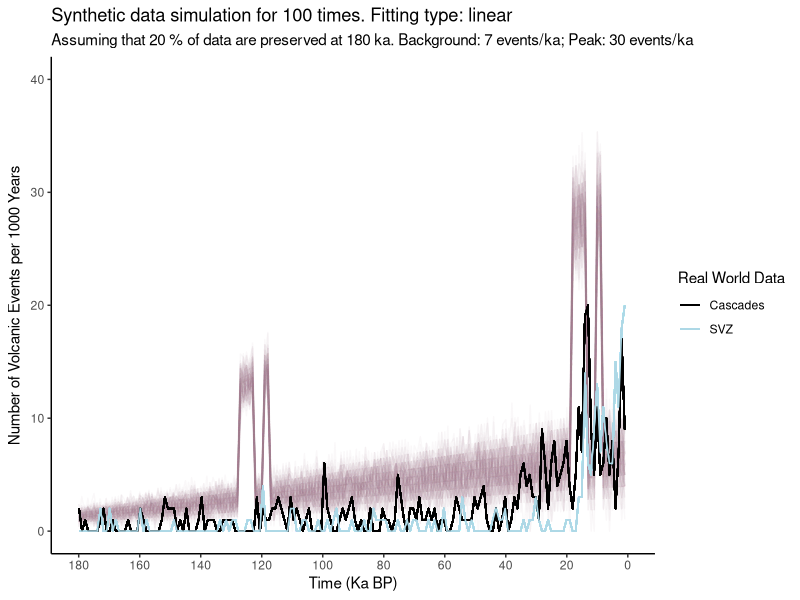

The R script that drew this image:
## ---- chunk 1
knitr::opts_chunk$set(echo = TRUE, warning=FALSE, message=FALSE)

## ---- chunk 2
synthetic_gen <- function(background, background_sd, peak, peak_sd, ar_uncertainty, degla1_begin, degla1_end, degla2_begin, degla2_end, small, gap){
  
  bg <- background
  pk <- peak
  bgsd <- background_sd
  pksd <- peak_sd
  t1 <- degla1_begin
  t2 <- degla1_end
  t3 <- degla2_begin
  t4 <- degla2_end
  gap <- as.integer(gap)
  
  library(ggplot2)
  
  # Initiating a new data.frame for the synthetic data
  syn <- data.frame(ka = c(1:180))
  syn$yearsBP <- NA
  for (i in 1:nrow(syn)){
    syn$yearsBP[i] <- syn$ka[i] * 1000
  }
  
  # Generating the synthetic data
  # method:
  # 1) Background noise = 5 +/- 4;
  #    The variation is based on the normal distribution
  #    using rnorm(1, mean=5, sd=2) function with as.integer()function
  #    which is: as.integer(rnorm(1, mean=5, sd=2))
  # 2) Peaks at interglacial periods:
  #    when ka -> (14, 18) OR (123, 127)
  # 3) Data at peaks = 30 +/- 5
  #    which is: as.integer(rnorm(1, mean=30, sd=2.5))
  syn$events <- NA
  
  if(small==1){
      for (i in 1:nrow(syn)){
        if(isTRUE(i>=t4 && i<=t3) || isTRUE(i>=t2 && i<=t1)){
            syn$events[i] <- as.integer(rnorm(1, mean=pk, sd=pksd))
            if(syn$events[i] < 0){
              syn$events[i] <- 0
            }
        } else if(isTRUE(i>=(t4-gap) && i<=(t4-gap+1)) || isTRUE(i>=(t2-gap) && i<=(t2-gap+1))){
            syn$events[i] <- as.integer(rnorm(1, mean=pk, sd=pksd))
            if(syn$events[i] < 0){
              syn$events[i] <- 0
            }
        } else {
            syn$events[i] <- as.integer(rnorm(1, mean=bg, sd=bgsd))
            if(syn$events[i] < 0){
              syn$events[i] <- 0
            }
        }
    }
  } else {
    for (i in 1:nrow(syn)){
        if(isTRUE(i>=t4 && i<=t3) || isTRUE(i>=t2 && i<=t1)){
            syn$events[i] <- as.integer(rnorm(1, mean=pk, sd=2.5))
            if(syn$events[i] < 0){
              syn$events[i] <- 0
            }
        } else {
            syn$events[i] <- as.integer(rnorm(1, mean=bg, sd=2))
            if(syn$events[i] < 0){
              syn$events[i] <- 0
            }
        }
    }
  }
  
  # generating temporal uncertainty up to 10% for Argon dating
  for (i in 2:(nrow(syn)-1)){
    x <- runif(1,0,1)
    if(x < ar_uncertainty/2){
      syn$events[i-1] <- syn$events[i-1] * (1 + ar_uncertainty/2)
      syn$events[i] <-  syn$events[i] * (1 - ar_uncertainty/2)
      if(syn$events[i] < 0){
        syn$events[i] <- 0
      }
    } else if (x > (1 - ar_uncertainty/2)) {
      syn$events[i] <- syn$events[i] * (1 + ar_uncertainty/2)
      syn$events[i+1] <-  syn$events[i+1] * (1 - ar_uncertainty/2)
      if(syn$events[i+1] < 0){
        syn$events[i+1] <- 0
      }
    }
  }
  
  
  # plot to see the synthetic data
  
  plot <- ggplot()+
    geom_line(data=syn, aes(x=syn$ka, y=syn$events))+
    scale_x_reverse(limits = c(180, 0),breaks = scales::pretty_breaks(n = 18)) +
    ggtitle("Synthetic data") +
    theme(panel.grid.major = element_blank(), panel.grid.minor = element_blank(),
          panel.background = element_blank(), axis.line = element_line(colour = "black"))+
    labs(y = "Events",
         x = "Ka")
  
  plot
  
  return(syn)
}

## ---- chunk 3
mc_syn <- function(type, p, run, background, background_sd, peak, peak_sd, ar_uncertainty, degla1_begin, degla1_end, degla2_begin, degla2_end, small, gap, plot){
  
  require(stringdist)
  
  #df <- syn
  #p <- 0.1
  #run <- 100
  
  
  bg <- background
  pk <- peak
  bgsd <- background_sd
  pksd <- peak_sd
  t1 <- degla1_begin
  t2 <- degla1_end
  t3 <- degla2_begin
  t4 <- degla2_end
  #type <-"linear"
  cascades<-read.csv(file="realData/cascades_simp.csv", header=TRUE, sep=",")
  svz<-read.csv(file="realData/svz_simp.csv", header=TRUE, sep=",")
  
  # Initiating the output data frame
  output <- data.frame(ka = c(1:180))
  
  if(type %in% "linear"){
    
    for(mc in 1:run){
      # generate a new synthetic dataset
      df <- synthetic_gen(bg, bgsd, pk, pksd, ar_uncertainty, t1, t2, t3, t4, small, gap)
      
      # calculate the number of events preserved in each time period
      output$nextrun <- NA
      df$prob <- NA
      
      # In the linear case, the fitting curve y = kx + b passes through (0,1) and (180, p)
      # Therefore:
      # b = 1 and 180k + 1 = p
      # solve: k = (p-1)/180
      # And the curve is: y = (p-1) * x / 180 + 1 where y is the prob and x is ka
      # And the number of preserved events is y * df$events[i]
      
      for (i in 1:nrow(output)){
        df$prob[i] <- (p-1) * df$ka[i] / 180 + 1
        output$nextrun[i] <- ((p-1) * output$ka[i] / 180 + 1) * df$events[i]
      }

      
      # set the column name
      names(output)[mc+1] <- paste("Simu",toString(mc), sep = " ", collapse = NULL)

    }
    # plot
    
    if(plot==0){
        maint <- paste("Synthetic data simulation for", toString(run), "times. Fitting type:", type)
        subt <- paste("Assuming that", toString(p*100), "% of data are preserved at 180 ka. Background:", toString(bg), "events/ka; Peak:", toString(pk), "events/ka")
        last <- run + 1
        plot <- ggplot()
        for(i in 2:last){
              gg.data <- data.frame(Time=output[,1], Events=output[,i])
              plot<- plot+
              geom_line(data=gg.data, aes(x=Time, y=Events),size = 0.5, colour="#A67C94", alpha = 0.05) 
            }
    
        plot <- plot + scale_x_reverse(limits = c(180, 0.1),breaks = scales::pretty_breaks(n = 9)) +
        ggtitle(maint, subt) +
        theme(panel.grid.major = element_blank(), panel.grid.minor = element_blank(),
            panel.background = element_blank(), axis.line = element_line(colour = "black"))+
        scale_y_continuous(name = expression("Number of Volcanic Events per 1000 Years"), limits = c(0, 40))+
        labs(y = "Counts",
            x = "Time (Ka BP)",
            colour = "Parameter")
        print(plot)
    } else {
        maint <- paste("Synthetic data simulation for", toString(run), "times. Fitting type:", type)
        subt <- paste("Assuming that", toString(p*100), "% of data are preserved at 180 ka. Background:", toString(bg), "events/ka; Peak:", toString(pk), "events/ka")
        last <- run + 1
        plot <- ggplot()
        for(i in 2:last){
              gg.data <- data.frame(Time=output[,1], Events=output[,i])
              plot<- plot+
              geom_line(data=gg.data, aes(x=Time, y=Events),size = 0.5, colour="#A67C94", alpha = 0.05)+
              geom_freqpoly(data=cascades, aes(x=ka, colour="Cascades"), bins=180)+
              geom_freqpoly(data=svz, aes(x=ka, colour="SVZ"), bins=180)+
              scale_colour_manual(values = c(
                'Cascades' = 'black',
                'SVZ' = 'light blue'))
            }
    
        plot <- plot + scale_x_reverse(limits = c(180, 0.1),breaks = scales::pretty_breaks(n = 9)) +
        ggtitle(maint, subt) +
        theme(panel.grid.major = element_blank(), panel.grid.minor = element_blank(),
            panel.background = element_blank(), axis.line = element_line(colour = "black"),
            legend.key = element_rect(colour = "white", fill = NA))+
        scale_y_continuous(name = expression("Number of Volcanic Events per 1000 Years"), limits = c(0, 40))+
        labs(y = "Counts",
            x = "Time (Ka BP)",
            colour = "Real World Data")
        print(plot)
          
        }

    
    # return data
    return(output)
    
  } else if (type %in% "inverse"){
    for(mc in 1:run){
      # generate a new synthetic dataset
      df <- synthetic_gen(bg, bgsd, pk, pksd, ar_uncertainty, t1, t2, t3, t4, small, gap)
      
      # calculate the number of events preserved in each time period
      output$nextrun <- NA
      df$prob <- NA
      
      # In the linear case, the fitting curve y = k/(x + b) passes through (0,1) and (180, p)
      # Therefore:
      # b = -k and k/(180 + k) = p
      # solve: k = 180*p/(1 - p)
      # And the curve is: y = (180 * p / (1 - p))/ (x + (180 * p / (1 - p)))
      # where y is the prob and x is ka
      # And the number of preserved events is y * df$events[i]
      
      for (i in 1:nrow(output)){
        df$prob[i] <- (180 * p / (1 - p))/ (df$ka[i] + (180 * p / (1 - p)))
        output$nextrun[i] <- df$prob[i] * df$events[i]
      }
      
      
      # set the column name
      names(output)[mc+1] <- paste("Simu",toString(mc), sep = " ", collapse = NULL)
      
    }
    
    # plot
    if(plot==0){
       maint <- paste("Synthetic data simulation for", toString(run), "times. Fitting type:", type, "proportional")
      subt <- paste("Assuming that", toString(p*100), "% of data are preserved at 180 ka. Background:", toString(bg), "events/ka; Peak:", toString(pk), "events/ka")
      last <- run + 1
      plot <- ggplot()
      for(i in 2:last){
        gg.data <- data.frame(Time=output[,1], Events=output[,i])
        plot<- plot+
          geom_line(data=gg.data, aes(x=Time, y=Events),size = 0.5, colour="#A67C94", alpha = 0.05) 
      }
    
      plot <- plot + scale_x_reverse(limits = c(180, 0.1),breaks = scales::pretty_breaks(n = 9)) +
        ggtitle(maint, subt) +
        theme(panel.grid.major = element_blank(), panel.grid.minor = element_blank(),
              panel.background = element_blank(), axis.line = element_line(colour = "black"),
              legend.key = element_rect(colour = "white", fill = NA))+
        scale_y_continuous(name = expression("Number of Volcanic Events per 1000 Years"), limits = c(0, 40))+
        labs(y = "Counts",
            x = "Time (Ka BP)",
            colour = "Parameter")
      print(plot)
    } else {
       maint <- paste("Synthetic data simulation for", toString(run), "times. Fitting type:", type, "proportional")
      subt <- paste("Assuming that", toString(p*100), "% of data are preserved at 180 ka. Background:", toString(bg), "events/ka; Peak:", toString(pk), "events/ka")
      last <- run + 1
      plot <- ggplot()
      for(i in 2:last){
        gg.data <- data.frame(Time=output[,1], Events=output[,i])
        plot<- plot+
          geom_line(data=gg.data, aes(x=Time, y=Events),size = 0.5, colour="#A67C94", alpha = 0.05)+
          geom_freqpoly(data=cascades, aes(x=ka, colour="Cascades"), bins=180)+
          geom_freqpoly(data=svz, aes(x=ka, colour="SVZ"), bins=180)+
          scale_colour_manual(values = c(
            'Cascades' = 'black',
            'SVZ' = 'light blue'))
      }
    
      plot <- plot + scale_x_reverse(limits = c(180, 0.1),breaks = scales::pretty_breaks(n = 9)) +
        ggtitle(maint, subt) +
        theme(panel.grid.major = element_blank(), panel.grid.minor = element_blank(),
              panel.background = element_blank(), axis.line = element_line(colour = "black"),
              legend.key = element_rect(colour = "white", fill = NA))+
        scale_y_continuous(name = expression("Number of Volcanic Events per 1000 Years"), limits = c(0, 40))+
        labs(y = "Counts",
            x = "Time (Ka BP)",
            colour = "Real World Data")
      print(plot)
    }

  } else if (type %in% "log"){
    
    # for convenience in natural log calculation, we use probability of DROPPING instead of KEEPING
    # so we need to initiating a new var called p1
    
    p1 <- 1 - p
    
    for(mc in 1:run){
      # generate a new synthetic dataset
      df <- synthetic_gen(bg, bgsd, pk, pksd, ar_uncertainty, t1, t2, t3, t4, small, gap)
      
      # calculate the number of events preserved in each time period
      output$nextrun <- NA
      df$prob <- NA
      
      # In the natural log case, the fitting curve y = ln(x+b)/k passes through (0,1) and (180, p1)
      # detailed calculation could be found on the github folder named naturalLog.png
      # And the curve is: y = ln(x+1)/(5.198/p1)
      # And the number of preserved events is (1-y) * df$events[i]
      
      for (i in 1:nrow(output)){
        df$prob[i] <- 1- (log(df$ka[i] + 1) / (5.198 / p1))
        output$nextrun[i] <- df$prob[i] * df$events[i]
      }
      
      
      # set the column name
      names(output)[mc+1] <- paste("Simu",toString(mc), sep = " ", collapse = NULL)
      
    }
    # plot
    
    if(plot==0){
          maint <- paste("Synthetic data simulation for", toString(run), "times. Fitting type: natural", type)
          subt <- paste("Assuming that", toString(p*100), "% of data are preserved at 180 ka. Background:", toString(bg), "events/ka; Peak:", toString(pk), "events/ka")
          last <- run + 1
          plot <- ggplot()
          for(i in 2:last){
              gg.data <- data.frame(Time=output[,1], Events=output[,i])
              plot<- plot+
              geom_line(data=gg.data, aes(x=Time, y=Events),size = 0.5, colour="#A67C94", alpha = 0.05) 
            }
    
          plot <- plot + scale_x_reverse(limits = c(180, 0.1),breaks = scales::pretty_breaks(n = 9)) +
          ggtitle(maint, subt) +
          theme(panel.grid.major = element_blank(), panel.grid.minor = element_blank(),
              panel.background = element_blank(), axis.line = element_line(colour = "black"))+
              scale_y_continuous(name = expression("Number of Volcanic Events per 1000 Years"), limits = c(0, 40))+
              labs(y = "Counts",
                   x = "Time (Ka BP)",
                  colour = "Parameter")
          print(plot)
    } else {
          maint <- paste("Synthetic data simulation for", toString(run), "times. Fitting type: natural", type)
          subt <- paste("Assuming that", toString(p*100), "% of data are preserved at 180 ka. Background:", toString(bg), "events/ka; Peak:", toString(pk), "events/ka")
          last <- run + 1
          plot <- ggplot()
          for(i in 2:last){
              gg.data <- data.frame(Time=output[,1], Events=output[,i])
              plot<- plot+
              geom_line(data=gg.data, aes(x=Time, y=Events),size = 0.5, colour="#A67C94", alpha = 0.05)+
              geom_freqpoly(data=cascades, aes(x=ka, colour="Cascades"), bins=180)+
              geom_freqpoly(data=svz, aes(x=ka, colour="SVZ"), bins=180)+
              scale_colour_manual(values = c(
                'Cascades' = 'black',
                'SVZ' = 'light blue'))
            }
    
          plot <- plot + scale_x_reverse(limits = c(180, 0.1),breaks = scales::pretty_breaks(n = 9)) +
          ggtitle(maint, subt) +
          theme(panel.grid.major = element_blank(), panel.grid.minor = element_blank(),
              panel.background = element_blank(), axis.line = element_line(colour = "black"),
              legend.key = element_rect(colour = "white", fill = NA))+
              scale_y_continuous(name = expression("Number of Volcanic Events per 1000 Years"), limits = c(0, 40))+
              labs(y = "Counts",
                   x = "Time (Ka BP)",
                  colour = "Real World Data")
          print(plot)
    }

    
    # return data
    return(output)
    
  } else {
    error <- "Fitting curve options: linear, log or inverse"
    print(error)
    return(NA)
  }
  
  
}
## ---- chunk 4
setwd("~/Documents/github/synthetic_svz")
# Set the working directory to one level above the folder containing real world data csv files

result <- mc_syn("linear", 0.2, 100, 7, 2, 30, 2.5, 0.1, 127, 123, 18, 14, 1, 5, 1)
